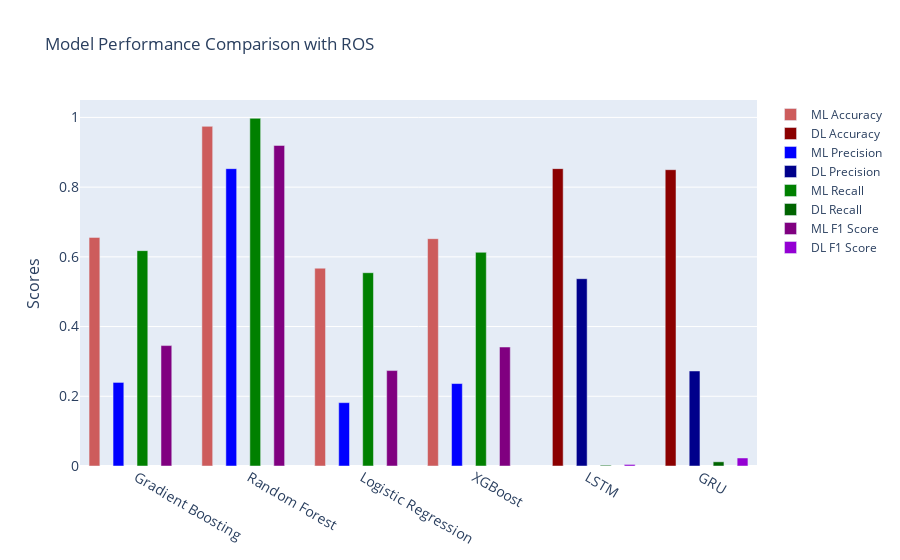

Notebook source saved alongside this figure:
### Markdown cell above
## Model Performance Comparison with Random Over Sampling (ROS)

This bar chart compares the performance of various Machine Learning (ML) and Deep Learning (DL) models in predicting flight delays using Random Over Sampling (ROS). The metrics evaluated include Accuracy, Precision, Recall, and F1 Score for both model types. The ML models include Gradient Boosting, Random Forest, Logistic Regression, and XGBoost, while the DL models include LSTM and GRU.

### Code cell
# Model results with ROS
results_ros_ml = pd.DataFrame({
    'Model': ['Gradient Boosting', 'Random Forest', 'Logistic Regression', 'XGBoost'],
    'Accuracy': [0.655821, 0.974342, 0.567479, 0.652148],
    'Precision': [0.239759, 0.852941, 0.181738, 0.236485],
    'Recall': [0.617796, 0.997445, 0.554489, 0.612998],
    'F1 Score': [0.345452, 0.919551, 0.273752, 0.341301]
})

results_ros_dl = pd.DataFrame({
    'Model': ['LSTM', 'GRU'],
    'Accuracy': [0.853028, 0.850033],
    'Precision': [0.537313, 0.272599],
    'Recall': [0.002243, 0.012026],
    'F1 Score': [0.004468, 0.023035]
})

# Plot results
fig = go.Figure()

fig.add_trace(go.Bar(
    x=results_ros_ml['Model'],
    y=results_ros_ml['Accuracy'],
    name='ML Accuracy',
    marker_color='indianred'
))

fig.add_trace(go.Bar(
    x=results_ros_dl['Model'],
    y=results_ros_dl['Accuracy'],
    name='DL Accuracy',
    marker_color='darkred'
))

fig.add_trace(go.Bar(
    x=results_ros_ml['Model'],
    y=results_ros_ml['Precision'],
    name='ML Precision',
    marker_color='blue'
))

fig.add_trace(go.Bar(
    x=results_ros_dl['Model'],
    y=results_ros_dl['Precision'],
    name='DL Precision',
    marker_color='darkblue'
))

fig.add_trace(go.Bar(
    x=results_ros_ml['Model'],
    y=results_ros_ml['Recall'],
    name='ML Recall',
    marker_color='green'
))

fig.add_trace(go.Bar(
    x=results_ros_dl['Model'],
    y=results_ros_dl['Recall'],
    name='DL Recall',
    marker_color='darkgreen'
))

fig.add_trace(go.Bar(
    x=results_ros_ml['Model'],
    y=results_ros_ml['F1 Score'],
    name='ML F1 Score',
    marker_color='purple'
))

fig.add_trace(go.Bar(
    x=results_ros_dl['Model'],
    y=results_ros_dl['F1 Score'],
    name='DL F1 Score',
    marker_color='darkviolet'
))

fig.update_layout(
    title='Model Performance Comparison with ROS',
    xaxis_tickfont_size=14,
    yaxis=dict(
        title='Scores',
        titlefont_size=16,
        tickfont_size=14,
    ),
    barmode='group',
    bargap=0.15, # gap between bars of adjacent location coordinates
    bargroupgap=0.1 # gap between bars of the same location coordinates
)

fig.show()

### Figure 1 — Plotly figure (JSON) as saved in the notebook; plotly's stock layout.template omitted (floating-point values rounded to 4 significant figures)
{"data": [{"marker": {"color": "indianred"}, "name": "ML Accuracy", "type": "bar", "x": ["Gradient Boosting", "Random Forest", "Logistic Regression", "XGBoost"], "y": [0.6558, 0.9743, 0.5675, 0.6521]}, {"marker": {"color": "darkred"}, "name": "DL Accuracy", "type": "bar", "x": ["LSTM", "GRU"], "y": [0.853, 0.85]}, {"marker": {"color": "blue"}, "name": "ML Precision", "type": "bar", "x": ["Gradient Boosting", "Random Forest", "Logistic Regression", "XGBoost"], "y": [0.2398, 0.8529, 0.1817, 0.2365]}, {"marker": {"color": "darkblue"}, "name": "DL Precision", "type": "bar", "x": ["LSTM", "GRU"], "y": [0.5373, 0.2726]}, {"marker": {"color": "green"}, "name": "ML Recall", "type": "bar", "x": ["Gradient Boosting", "Random Forest", "Logistic Regression", "XGBoost"], "y": [0.6178, 0.9974, 0.5545, 0.613]}, {"marker": {"color": "darkgreen"}, "name": "DL Recall", "type": "bar", "x": ["LSTM", "GRU"], "y": [0.002243, 0.01203]}, {"marker": {"color": "purple"}, "name": "ML F1 Score", "type": "bar", "x": ["Gradient Boosting", "Random Forest", "Logistic Regression", "XGBoost"], "y": [0.3455, 0.9196, 0.2738, 0.3413]}, {"marker": {"color": "darkviolet"}, "name": "DL F1 Score", "type": "bar", "x": ["LSTM", "GRU"], "y": [0.004468, 0.02303]}], "layout": {"bargap": 0.15, "bargroupgap": 0.1, "barmode": "group", "title": {"text": "Model Performance Comparison with ROS"}, "xaxis": {"tickfont": {"size": 14}}, "yaxis": {"tickfont": {"size": 14}, "title": {"font": {"size": 16}, "text": "Scores"}}}}
